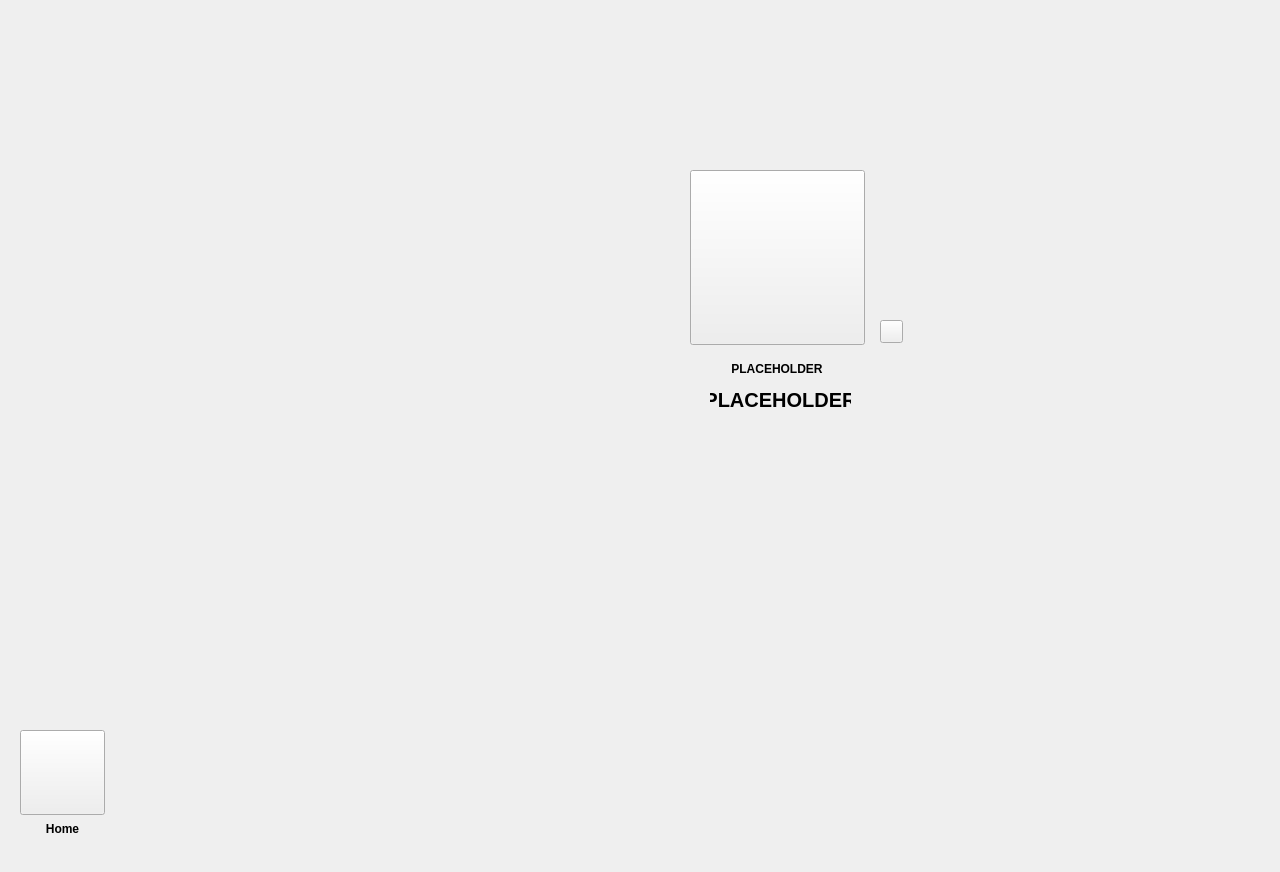
<?xml version="1.0" encoding="UTF-8"?>
<ui version="4.0">
 <class>Form</class>
 <widget class="QWidget" name="Form">
  <property name="geometry">
   <rect>
    <x>0</x>
    <y>0</y>
    <width>1280</width>
    <height>872</height>
   </rect>
  </property>
  <property name="windowTitle">
   <string>Form</string>
  </property>
  <widget class="QLabel" name="NL_active">
   <property name="geometry">
    <rect>
     <x>600</x>
     <y>60</y>
     <width>15</width>
     <height>15</height>
    </rect>
   </property>
   <property name="text">
    <string/>
   </property>
  </widget>
  <widget class="QLabel" name="TotalCountLabel">
   <property name="geometry">
    <rect>
     <x>20</x>
     <y>820</y>
     <width>85</width>
     <height>17</height>
    </rect>
   </property>
   <property name="font">
    <font>
     <bold>true</bold>
    </font>
   </property>
   <property name="text">
    <string>Home</string>
   </property>
   <property name="alignment">
    <set>Qt::AlignCenter</set>
   </property>
  </widget>
  <widget class="QPushButton" name="Home">
   <property name="geometry">
    <rect>
     <x>20</x>
     <y>730</y>
     <width>85</width>
     <height>85</height>
    </rect>
   </property>
   <property name="text">
    <string/>
   </property>
   <property name="icon">
    <iconset resource="../images.qrc">
     <normaloff>:/rescources/rescources/icons/icon placeholder donkersvg.svg</normaloff>:/rescources/rescources/icons/icon placeholder donkersvg.svg</iconset>
   </property>
   <property name="iconSize">
    <size>
     <width>60</width>
     <height>60</height>
    </size>
   </property>
  </widget>
  <widget class="QLabel" name="EN_active">
   <property name="geometry">
    <rect>
     <x>760</x>
     <y>60</y>
     <width>15</width>
     <height>15</height>
    </rect>
   </property>
   <property name="text">
    <string/>
   </property>
  </widget>
  <widget class="QLabel" name="PL_active">
   <property name="geometry">
    <rect>
     <x>680</x>
     <y>60</y>
     <width>15</width>
     <height>15</height>
    </rect>
   </property>
   <property name="text">
    <string/>
   </property>
  </widget>
  <widget class="QLabel" name="SeelectIcon">
   <property name="geometry">
    <rect>
     <x>80</x>
     <y>20</y>
     <width>201</width>
     <height>41</height>
    </rect>
   </property>
   <property name="text">
    <string/>
   </property>
   <property name="pixmap">
    <pixmap>:/rescources/rescources/logo/logo m2 seelectsvg.svg</pixmap>
   </property>
  </widget>
  <widget class="QLabel" name="Background">
   <property name="geometry">
    <rect>
     <x>-10</x>
     <y>-10</y>
     <width>1280</width>
     <height>872</height>
    </rect>
   </property>
   <property name="text">
    <string/>
   </property>
   <property name="pixmap">
    <pixmap resource="../images.qrc">:/rescources/rescources/overview/achtergrond middensvg.svg</pixmap>
   </property>
  </widget>
  <widget class="QPushButton" name="Button_template">
   <property name="geometry">
    <rect>
     <x>690</x>
     <y>170</y>
     <width>175</width>
     <height>175</height>
    </rect>
   </property>
   <property name="text">
    <string/>
   </property>
   <property name="iconSize">
    <size>
     <width>89</width>
     <height>97</height>
    </size>
   </property>
  </widget>
  <widget class="QPushButton" name="SettingTemplate">
   <property name="geometry">
    <rect>
     <x>880</x>
     <y>320</y>
     <width>23</width>
     <height>23</height>
    </rect>
   </property>
   <property name="text">
    <string/>
   </property>
   <property name="iconSize">
    <size>
     <width>23</width>
     <height>23</height>
    </size>
   </property>
  </widget>
  <widget class="QLabel" name="Big_text_template">
   <property name="geometry">
    <rect>
     <x>710</x>
     <y>380</y>
     <width>141</width>
     <height>40</height>
    </rect>
   </property>
   <property name="font">
    <font>
     <pointsize>15</pointsize>
     <bold>true</bold>
    </font>
   </property>
   <property name="text">
    <string>PLACEHOLDER</string>
   </property>
   <property name="alignment">
    <set>Qt::AlignCenter</set>
   </property>
  </widget>
  <widget class="QLabel" name="Small_text_template">
   <property name="geometry">
    <rect>
     <x>690</x>
     <y>360</y>
     <width>174</width>
     <height>17</height>
    </rect>
   </property>
   <property name="font">
    <font>
     <bold>true</bold>
    </font>
   </property>
   <property name="text">
    <string>PLACEHOLDER</string>
   </property>
   <property name="alignment">
    <set>Qt::AlignCenter</set>
   </property>
  </widget>
  <zorder>Background</zorder>
  <zorder>TotalCountLabel</zorder>
  <zorder>Home</zorder>
  <zorder>EN_active</zorder>
  <zorder>NL_active</zorder>
  <zorder>PL_active</zorder>
  <zorder>SeelectIcon</zorder>
  <zorder>Button_template</zorder>
  <zorder>SettingTemplate</zorder>
  <zorder>Big_text_template</zorder>
  <zorder>Small_text_template</zorder>
 </widget>
 <resources>
  <include location="../images.qrc"/>
 </resources>
 <connections/>
</ui>
